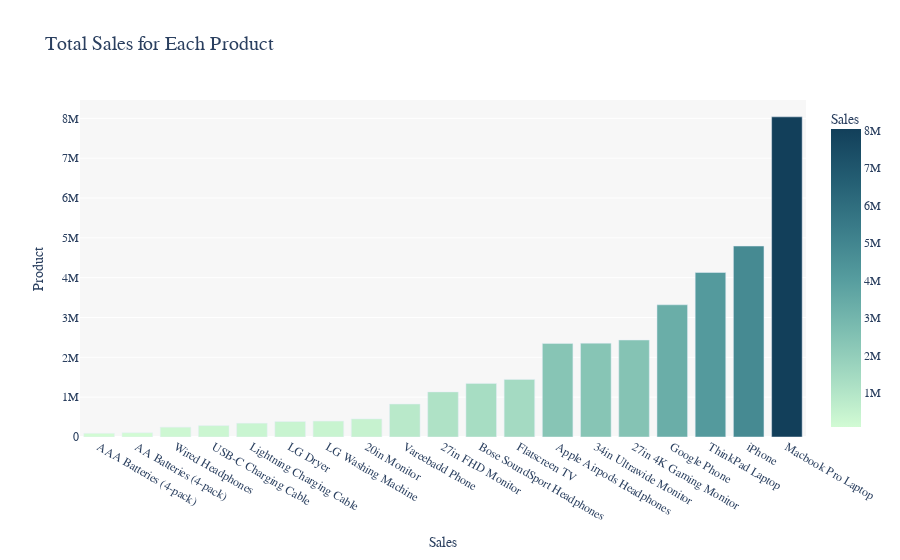

The code cell stored with this chart in its notebook:
### Markdown cell above
## 2. Which Product brings most revenue?

### Code cell
best_product = maindf.groupby('Product')
sales = best_product['Sales'].sum()
product_data = sales.reset_index()
product_data = product_data.sort_values('Sales', ascending=True)


fig = px.bar(product_data,
             x='Product',
             y='Sales',  
             orientation='v', 
             title='Total Sales for Each Product',
             color='Sales', 
             color_continuous_scale='darkmint',
             labels={'Sales': 'Sales', 'Product': 'Product'})


fig.update_layout(
    title_font_size=20,
    font_family="Arial Black",
    xaxis_title="Sales",
    yaxis_title="Product",
    xaxis_tickfont_size=12,
    yaxis_tickfont_size=12,
    plot_bgcolor="rgba(245, 245, 245, 0.8)",
    bargap=0.2,
    height=500,
)

fig.show()
fig.write_html("product_sales_bar.html")

### Figure 1 — Plotly figure (JSON) as saved in the notebook; plotly's stock layout.template omitted (floating-point values rounded to 4 significant figures)
{"data": [{"alignmentgroup": "True", "hovertemplate": "Product=%{x}<br>Sales=%{marker.color}<extra></extra>", "legendgroup": "", "marker": {"color": [92740.0, 106100.0, 246500.0, 286500.0, 347100.0, 387600, 399600, 454100.0, 827200, 1132000.0, 1346000.0, 1445700, 2349150, 2356000.0, 2435000.0, 3319200, 4130000.0, 4794300, 8037600], "coloraxis": "coloraxis", "pattern": {"shape": ""}}, "name": "", "offsetgroup": "", "orientation": "v", "showlegend": false, "textposition": "auto", "type": "bar", "x": ["AAA Batteries (4-pack)", "AA Batteries (4-pack)", "Wired Headphones", "USB-C Charging Cable", "Lightning Charging Cable", "LG Dryer", "LG Washing Machine", "20in Monitor", "Vareebadd Phone", "27in FHD Monitor", "Bose SoundSport Headphones", "Flatscreen TV", "Apple Airpods Headphones", "34in Ultrawide Monitor", "27in 4K Gaming Monitor", "Google Phone", "ThinkPad Laptop", "iPhone", "Macbook Pro Laptop"], "xaxis": "x", "y": [92740.0, 106100.0, 246500.0, 286500.0, 347100.0, 387600, 399600, 454100.0, 827200, 1132000.0, 1346000.0, 1445700, 2349150, 2356000.0, 2435000.0, 3319200, 4130000.0, 4794300, 8037600], "yaxis": "y"}], "layout": {"autosize": true, "bargap": 0.2, "barmode": "relative", "coloraxis": {"colorbar": {"title": {"text": "Sales"}}, "colorscale": [[0, "rgb(210, 251, 212)"], [0.1667, "rgb(165, 219, 194)"], [0.3333, "rgb(123, 188, 176)"], [0.5, "rgb(85, 156, 158)"], [0.6667, "rgb(58, 124, 137)"], [0.8333, "rgb(35, 93, 114)"], [1, "rgb(18, 63, 90)"]]}, "font": {"family": "Arial Black"}, "legend": {"tracegroupgap": 0}, "plot_bgcolor": "rgba(245, 245, 245, 0.8)", "title": {"font": {"size": 20}, "text": "Total Sales for Each Product"}, "xaxis": {"anchor": "y", "autorange": true, "domain": [0, 1], "range": [-0.5, 18.5], "tickfont": {"size": 12}, "title": {"text": "Sales"}, "type": "category"}, "yaxis": {"anchor": "x", "autorange": true, "domain": [0, 1], "range": [0, 8461000.0], "tickfont": {"size": 12}, "title": {"text": "Product"}, "type": "linear"}}}
